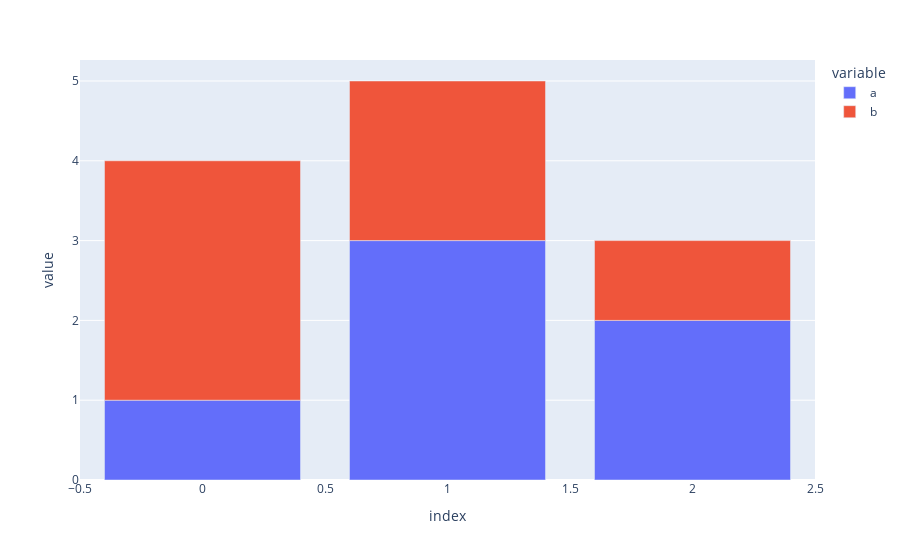

Notebook code cell kept with this figure:
### Code cell
import pandas as pd
pd.options.plotting.backend = "plotly"
df2 = pd.DataFrame(dict(a=[1,3,2], b=[3,2,1]))

# using Plotly Express via the Pandas backend
fig1 = df2.plot.bar()
fig1.show()

### Figure 1 — Plotly figure (JSON) as saved in the notebook; plotly's stock layout.template omitted (floating-point values rounded to 4 significant figures)
{"data": [{"alignmentgroup": "True", "hovertemplate": "variable=a<br>index=%{x}<br>value=%{y}<extra></extra>", "legendgroup": "a", "marker": {"color": "#636efa", "pattern": {"shape": ""}}, "name": "a", "offsetgroup": "a", "orientation": "v", "showlegend": true, "textposition": "auto", "type": "bar", "x": [0, 1, 2], "xaxis": "x", "y": [1, 3, 2], "yaxis": "y"}, {"alignmentgroup": "True", "hovertemplate": "variable=b<br>index=%{x}<br>value=%{y}<extra></extra>", "legendgroup": "b", "marker": {"color": "#EF553B", "pattern": {"shape": ""}}, "name": "b", "offsetgroup": "b", "orientation": "v", "showlegend": true, "textposition": "auto", "type": "bar", "x": [0, 1, 2], "xaxis": "x", "y": [3, 2, 1], "yaxis": "y"}], "layout": {"barmode": "relative", "legend": {"title": {"text": "variable"}, "tracegroupgap": 0}, "margin": {"t": 60}, "xaxis": {"anchor": "y", "domain": [0, 1], "title": {"text": "index"}}, "yaxis": {"anchor": "x", "domain": [0, 1], "title": {"text": "value"}}}}
